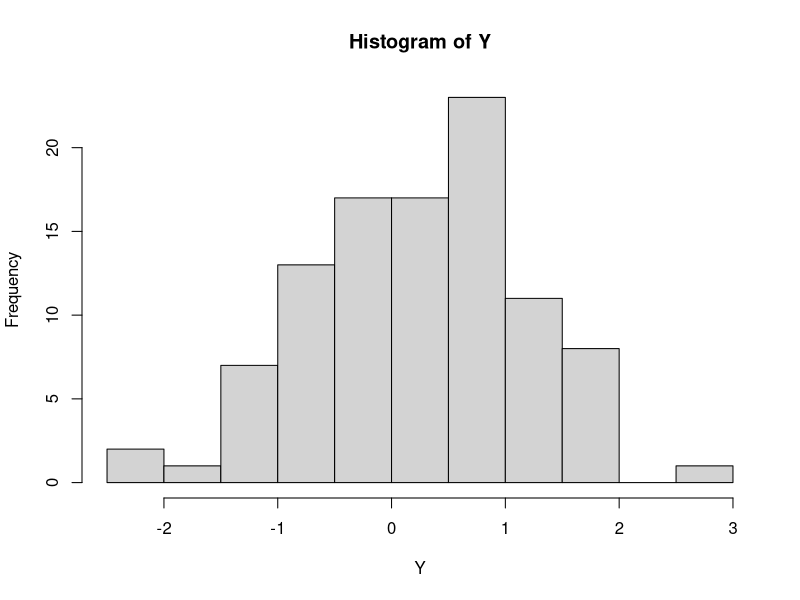

Source code (R):
## ---- chunk 1
knitr::opts_chunk$set(echo = TRUE)
## ---- chunk 2
# sample of size 100
Y<- rnorm( 100)
hist( Y)
